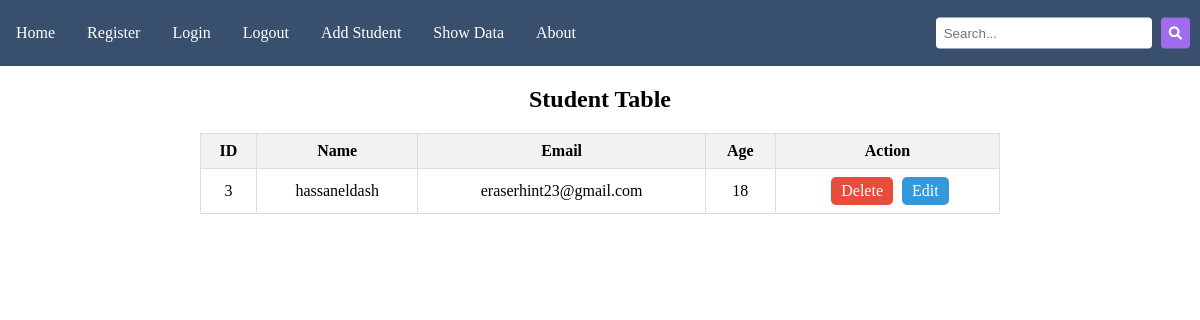
/show_users/ (signed in), run on an earlier commit of the app's database.
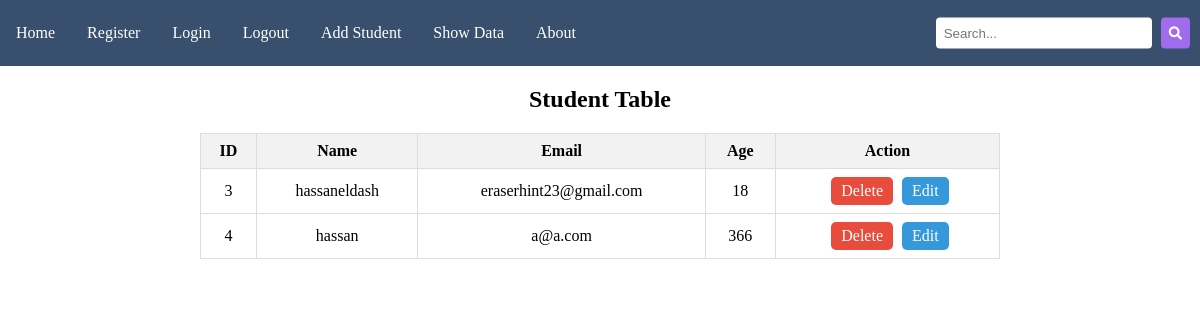
And on a later commit of the database.
### application/models.py (models this page shows)
class Student(models.Model):
    id = models.AutoField(primary_key=True)
    s_name = models.CharField(max_length=200)
    s_email = models.EmailField(max_length=200)
    age = models.IntegerField()

### application/views.py (the view)
# urls.py: path("show_users/",show_user,name='show_user'),
def show_user(request):
    if not request.session.get('user_email') or not request.session.get('user_password'):
        return render(request, 'application/register.html')
    students = Student.objects.all()
    return render(request, 'application/show_user.html', {'students': students})

### application/templates/application/show_user.html (shortened to what this page needs)
{% extends 'base.html' %}
{% load static %}
{% block 'link' %}
<link rel="stylesheet" href="{% static 'css/student_table.css' %}">
{% endblock 'link' %}
{% block 'body' %}
<h2 class="table-heading">Student Table</h2>
<div class="table-container">
    <table class="student-table">
        <thead>
            <tr>
                <th>ID</th>
                <th>Name</th>
                <th>Email</th>
                <th>Age</th>
                <th>Action</th>
            </tr>
        </thead>
        <tbody>
            {% for student in students %}
            <tr>
                <td>{{ student.id }}</td>
                <td>{{ student.s_name }}</td>
                <td>{{ student.s_email }}</td>
                <td>{{ student.age }}</td>
                <td class="action-links">
                    <a href="{% url 'delete_student' student.id %}" class="delete-link">Delete</a>
                    <a href="{% url 'edit_student' student.id %}" class="edit-link">Edit</a>
                </td>
            </tr>
            {% endfor %}
        </tbody>
    </table>
</div>
{% endblock 'body' %}

### templates/base.html (shortened to what this page needs)
{% load static %}
<!DOCTYPE html>
<html lang="en">
<head>
    {% block 'link' %}{% endblock 'link' %}
    <link rel="stylesheet" href="https://cdnjs.cloudflare.com/ajax/libs/font-awesome/5.15.4/css/all.min.css">
</head>
<body>
  <nav>
    <ul class="navbar">
      <li><a href="{% url 'home' %}">Home</a></li>
      <li><a href="{% url 'register' %}">Register</a></li>
      <li><a href="{% url 'login' %}">Login</a></li>
      <li><a href="{% url 'logout' %}">Logout</a></li>
      <li><a href="{% url 'create_student' %}">Add Student</a></li>
      <li><a href="{% url 'show_user' %}">Show Data</a></li>
      <li><a href="{% url 'about' %}">About</a></li>
      <li class="search">
        <form action="#" method="get">
          <input type="text" placeholder="Search..." name="search">
          <button type="submit"><i class="fas fa-search"></i></button>
        </form>
      </li>
    </ul>
  </nav>
  {% block 'body' %}{% endblock 'body' %}
</body>
</html>

### static/css/student_table.css (style rules this page uses)
.table-heading { text-align: center; margin-bottom: 20px; font-size: 24px; }
.table-container { max-width: 800px; margin: 0 auto; }
.student-table { width: 100%; border-collapse: collapse; }
.student-table th, .student-table td { border: 1px solid #ddd; padding: 8px; }
.student-table th { background-color: #f2f2f2; font-weight: bold; }
.student-table td { text-align: center; }
.action-links a { display: inline-block; margin-left: 5px; text-decoration: none; padding: 5px 10px; border-radius: 5px; }
.delete-link { background-color: #e74c3c; color: #fff; }
.edit-link { background-color: #3498db; color: #fff; }

### templates/base.html (style rules this page uses)
body, ul { margin: 0; padding: 0; }
nav { background-color: #38506d; padding: 10px 0; }
ul.navbar { list-style-type: none; margin: 0; padding: 0; overflow: hidden; position: relative; }
ul.navbar li { float: left; }
ul.navbar li a { display: block; color: white; text-align: center; padding: 14px 16px; text-decoration: none; }
.search { position: absolute; top: 50%; transform: translateY(-50%); right: 10px; display: flex; align-items: center; }
.search input[type="text"] { padding: 8px; border: none; border-radius: 4px; margin-right: 5px; width: 200px; }
.search button { padding: 8px; background-color: #a16bed; color: white; border: none; border-radius: 4px; cursor: pointer; }
.fa-search { color: white; }

What changed in the data, as far as the page shows it:
added Student: id "4", s_name "hassan", s_email "a@a.com", age "366"
